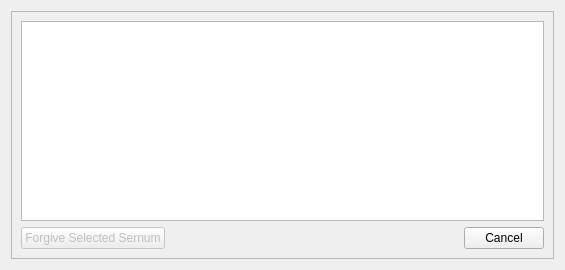
<?xml version="1.0" encoding="UTF-8"?>
<ui version="4.0">
 <class>BannedSernum</class>
 <widget class="QDialog" name="BannedSernum">
  <property name="geometry">
   <rect>
    <x>0</x>
    <y>0</y>
    <width>565</width>
    <height>270</height>
   </rect>
  </property>
  <property name="windowTitle">
   <string>Banned Sernums:</string>
  </property>
  <layout class="QGridLayout" name="gridLayout">
   <item row="0" column="0">
    <widget class="QFrame" name="frame">
     <property name="frameShape">
      <enum>QFrame::StyledPanel</enum>
     </property>
     <property name="frameShadow">
      <enum>QFrame::Raised</enum>
     </property>
     <layout class="QGridLayout" name="gridLayout_2">
      <item row="0" column="0" colspan="3">
       <widget class="QTableView" name="sernumTable">
        <property name="editTriggers">
         <set>QAbstractItemView::NoEditTriggers</set>
        </property>
        <property name="selectionMode">
         <enum>QAbstractItemView::SingleSelection</enum>
        </property>
        <property name="selectionBehavior">
         <enum>QAbstractItemView::SelectRows</enum>
        </property>
        <property name="verticalScrollMode">
         <enum>QAbstractItemView::ScrollPerPixel</enum>
        </property>
        <property name="horizontalScrollMode">
         <enum>QAbstractItemView::ScrollPerPixel</enum>
        </property>
        <property name="sortingEnabled">
         <bool>true</bool>
        </property>
        <attribute name="horizontalHeaderMinimumSectionSize">
         <number>50</number>
        </attribute>
        <attribute name="horizontalHeaderStretchLastSection">
         <bool>true</bool>
        </attribute>
        <attribute name="verticalHeaderVisible">
         <bool>false</bool>
        </attribute>
        <attribute name="verticalHeaderMinimumSectionSize">
         <number>30</number>
        </attribute>
       </widget>
      </item>
      <item row="1" column="0">
       <widget class="QPushButton" name="forgiveButton">
        <property name="enabled">
         <bool>false</bool>
        </property>
        <property name="text">
         <string>Forgive Selected Sernum</string>
        </property>
        <property name="autoDefault">
         <bool>false</bool>
        </property>
       </widget>
      </item>
      <item row="1" column="1">
       <spacer name="horizontalSpacer">
        <property name="orientation">
         <enum>Qt::Horizontal</enum>
        </property>
        <property name="sizeHint" stdset="0">
         <size>
          <width>310</width>
          <height>20</height>
         </size>
        </property>
       </spacer>
      </item>
      <item row="1" column="2">
       <widget class="QPushButton" name="cancelButton">
        <property name="text">
         <string>Cancel</string>
        </property>
        <property name="autoDefault">
         <bool>false</bool>
        </property>
       </widget>
      </item>
     </layout>
    </widget>
   </item>
  </layout>
 </widget>
 <resources/>
 <connections/>
</ui>
